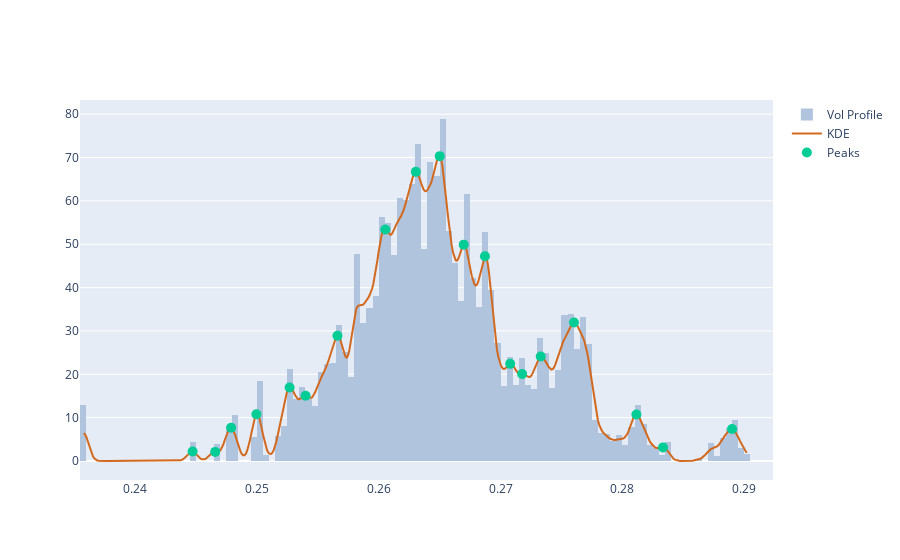

This figure's notebook cell:
### Code cell
peaks,_ = signal.find_peaks(kdy)
pkx = xr[peaks]
pky = kdy[peaks]

pk_marker_args=dict(size=10)
fig = get_dist_plot(close, volume, xr, kdy)
fig.add_trace(go.Scatter(name="Peaks", x=pkx, y=pky, mode='markers', marker=pk_marker_args))

### Figure 1 — Plotly figure (JSON) as saved in the notebook; plotly's stock layout.template omitted (floating-point values rounded to 4 significant figures; data arrays with more than 128 entries replaced by an {"elided": "..."} marker saying what was removed)
{"data": [{"histfunc": "sum", "histnorm": "probability density", "marker": {"color": "#B0C4DE"}, "name": "Vol Profile", "nbinsx": 150, "type": "histogram", "x": {"elided": "5000 float values"}, "y": {"elided": "5000 int values"}}, {"marker": {"color": "#D2691E"}, "mode": "lines", "name": "KDE", "type": "scatter", "x": {"elided": "500 float values"}, "y": {"elided": "500 float values"}}, {"marker": {"size": 10}, "mode": "markers", "name": "Peaks", "type": "scatter", "x": [0.2447, 0.2466, 0.2479, 0.25, 0.2527, 0.254, 0.2566, 0.2605, 0.2631, 0.265, 0.267, 0.2687, 0.2708, 0.2718, 0.2733, 0.276, 0.2812, 0.2833, 0.289], "y": [2.199, 2.096, 7.653, 10.8, 16.97, 15.03, 28.88, 53.39, 66.7, 70.33, 49.91, 47.23, 22.41, 20.07, 24.09, 31.96, 10.73, 3.138, 7.37]}], "layout": {}}
